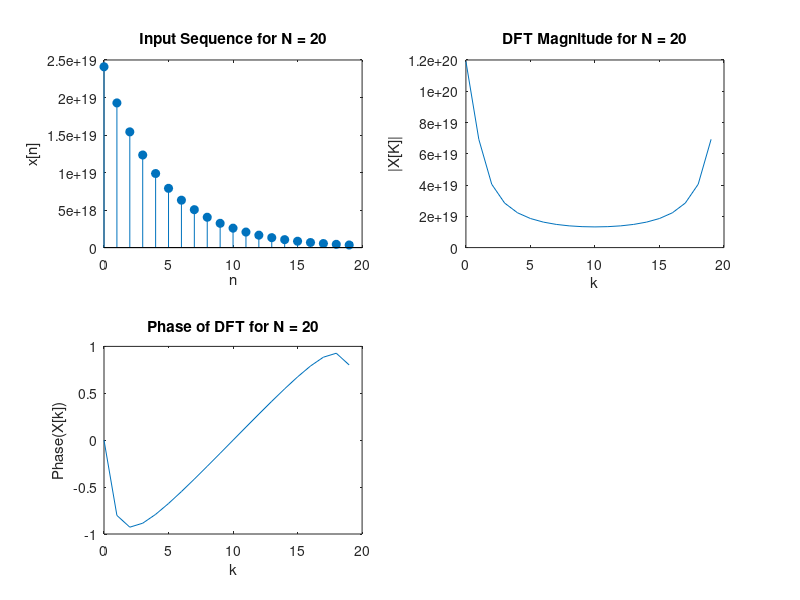

The MATLAB script that drew this image:
n = -200:200;
N = 20;
a = 0.8;
x = a.^n;

x_truncated = x(1:N); 

X_k = fft(x_truncated, N);

figure;
subplot(2,2,1);
stem(0:N-1, x_truncated, 'filled'); 
title(['Input Sequence for N = ', num2str(N)]);
xlabel('n');
ylabel('x[n]');

subplot(2,2,2);
plot(0:N-1, abs(X_k)); 
title(['DFT Magnitude for N = ', num2str(N)]);
xlabel('k');
ylabel('|X[K]|');

subplot(2,2,3);
plot(0:N-1, angle(X_k)); 
title(['Phase of DFT for N = ', num2str(N)]);
xlabel('k');
ylabel('Phase(X[k])');
